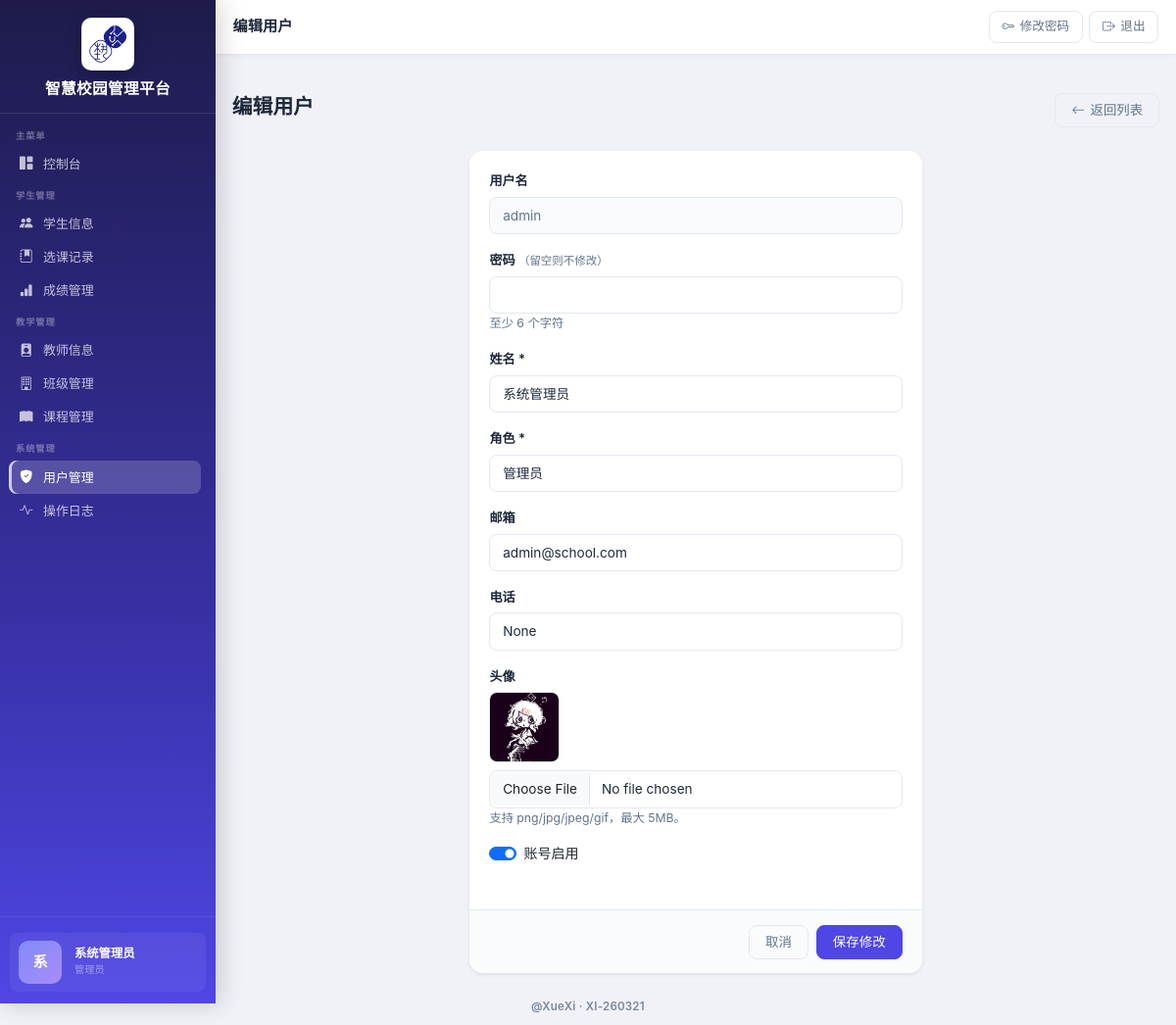
Page /users/edit/1 (signed in) on the committed database.
### app.py (models this page shows, shortened)
class User(db.Model):
    __tablename__ = "users"
    id = db.Column(db.Integer, primary_key=True)
    username = db.Column(db.String(50), unique=True, nullable=False)
    password = db.Column(db.String(255), nullable=False)
    full_name = db.Column(db.String(100), nullable=False)
    role = db.Column(db.String(20), nullable=False, default="student")  # admin, teacher, student
    email = db.Column(db.String(100))
    phone = db.Column(db.String(20))
    avatar = db.Column(db.String(255))
    is_active = db.Column(db.Boolean, default=True)
    created_at = db.Column(db.DateTime, default=datetime.utcnow)
    updated_at = db.Column(db.DateTime, default=datetime.utcnow, onupdate=datetime.utcnow)

### app.py (the view, shortened to what this page needs)
@app.route("/users/edit/<int:user_id>", methods=["GET", "POST"])
@role_required("admin")
def edit_user(user_id):
    user = User.query.get_or_404(user_id)
    return render_template("admin/user_form.html", user=user, action="edit")

### app.py (called while the page is built)
def role_required(*roles):
    def decorator(f):
        @wraps(f)
        def decorated_function(*args, **kwargs):
            user_id = session.get("user_id")
            if not user_id:
                flash("请先登录", "warning")
                return redirect(url_for("login"))
            user = User.query.get(user_id)
            if not user or not user.is_active:
                session.clear()
                flash("登录状态已失效，请重新登录", "warning")
                return redirect(url_for("login"))
            if user.role not in roles:
                flash("权限不足", "danger")
                return redirect(url_for("dashboard"))
            return f(*args, **kwargs)
        return decorated_function
    return decorator

@app.context_processor
def inject_role_flags():
    role = session.get("role")
    user_id = session.get("user_id")
    return {
        "is_counselor": role == "teacher" and _is_counselor(user_id)
    }

### templates/admin/user_form.html (shortened to what this page needs)
{% extends "base.html" %}
{% block page_title %}{% if action == 'edit' %}编辑用户{% else %}新增用户{% endif %}{% endblock %}
{% block content %}
<div class="page-header">
  <div><h1 class="page-title">{% if action == 'edit' %}编辑用户{% else %}新增用户{% endif %}</h1></div>
  <a href="{{ url_for('list_users') }}" class="btn btn-outline-secondary"><i class="bi bi-arrow-left"></i> 返回列表</a>
</div>
<div>
    <div class="row justify-content-center">
        <div class="col-md-6">
            <form method="post" enctype="multipart/form-data" class="card shadow-sm border-0">
                <div class="card-body">
                    <div class="mb-3">
                        <label class="form-label">用户名</label>
                        {% if action == 'edit' %}
                        <input class="form-control" type="text" value="{{ user.username }}" readonly style="background:#f8fafc;color:#64748b">
                        {% else %}
                        <input class="form-control" type="text" name="username" required>
                        {% endif %}
                    </div>
                    <div class="mb-3">
                        <label class="form-label">密码{% if action == 'edit' %} <small class="text-muted fw-normal">（留空则不修改）</small>{% else %} *{% endif %}</label>
                        <input class="form-control" type="password" name="password" {% if action != 'edit' %}required{% endif %}>
                        <small class="text-muted">至少 6 个字符</small>
                    </div>
                    <div class="mb-3">
                        <label class="form-label">姓名 *</label>
                        <input class="form-control" type="text" name="full_name" value="{{ user.full_name if user else '' }}" required>
                    </div>
                    <div class="mb-3">
                        <label class="form-label">角色 *</label>
                        <select class="form-select" name="role" required>
                            <option value="admin"   {% if user and user.role == 'admin'   %}selected{% endif %}>管理员</option>
                        </select>
                    </div>
                    <div class="mb-3">
                        <label class="form-label">邮箱</label>
                        <input class="form-control" type="email" name="email" value="{{ user.email if user else '' }}">
                    </div>
                    <div class="mb-3">
                        <label class="form-label">电话</label>
                        <input class="form-control" type="text" name="phone" value="{{ user.phone if user else '' }}">
                    </div>
                    <div class="mb-3">
                        <label class="form-label">头像</label>
                        {% if action == 'edit' and user.avatar %}
                        <div class="mb-2">
                            <img src="{{ url_for('static', filename='avatars/' ~ user.avatar) }}" alt="avatar" style="width:72px;height:72px;border-radius:8px;object-fit:cover;border:1px solid #e2e8f0">
                        </div>
                        {% endif %}
                        <input class="form-control" type="file" name="avatar" accept="image/*">
                        <small class="text-muted">支持 png/jpg/jpeg/gif，最大 5MB。</small>
                    </div>
                    {% if action == 'edit' %}
                    <div class="mb-4">
                        <div class="form-check form-switch">
                            <input class="form-check-input" type="checkbox" id="isActive" name="is_active" {% if user.is_active %}checked{% endif %}>
                            <label class="form-check-label" for="isActive">账号启用</label>
                        </div>
                    </div>
                    {% endif %}
                </div>
                <div class="card-footer d-flex justify-content-end gap-2">
                    <a class="btn btn-outline-secondary" href="{{ url_for('list_users') }}">取消</a>
                    <button class="btn btn-primary" type="submit">{% if action == 'edit' %}保存修改{% else %}新增{% endif %}</button>
                </div>
            </form>
        </div>
    </div>
</div>
{% endblock %}

### templates/base.html (shortened to what this page needs)
﻿<!DOCTYPE html>
<html lang="zh-CN">
<head>
  <link href="https://cdn.jsdelivr.net/npm/bootstrap@5.3.3/dist/css/bootstrap.min.css" rel="stylesheet">
  <link rel="stylesheet" href="https://cdn.jsdelivr.net/npm/bootstrap-icons@1.11.0/font/bootstrap-icons.css">
  <link rel="stylesheet" href="{{ url_for('static', filename='style.css') }}">
</head>
<body>
{% set auth_endpoints = ['login', 'forgot_password', 'reset_password_with_key', 'auth.login', 'auth.forgot_password', 'auth.reset_password_with_key'] %}
{% set show_app_shell = 'user_id' in session and (request.endpoint or '') not in auth_endpoints %}
{% if show_app_shell %}
<aside class="sidebar" id="sidebar">
  <div class="sidebar-brand">
    <div class="brand-logo">
      <img src="{{ url_for('static', filename='images/logo.png') }}" alt="JY Logo">
    </div>
    <div class="brand-name">智慧校园管理平台</div>
  </div>
  <nav class="sidebar-nav" id="sidebarNav">
    <div class="sidebar-section">
      <div class="sidebar-section-label">主菜单</div>
      <a class="sidebar-link {% if request.endpoint == 'dashboard' %}active{% endif %}"
         href="{{ url_for('dashboard') }}">
        <i class="bi bi-grid-1x2-fill nav-icon"></i> 控制台
      </a>
    </div>
    <div class="sidebar-section">
      <div class="sidebar-section-label">学生管理</div>
      {% if session.role != 'teacher' or is_counselor %}
      <a class="sidebar-link {% if 'student' in (request.endpoint or '') and 'score' not in (request.endpoint or '') %}active{% endif %}"
         href="{{ url_for('list_students') }}">
        <i class="bi bi-people-fill nav-icon"></i> {% if session.role == 'student' %}我的信息{% else %}学生信息{% endif %}
      </a>
      {% if session.role != 'student' %}
      <a class="sidebar-link {% if 'enrollment' in (request.endpoint or '') %}active{% endif %}"
         href="{{ url_for('list_enrollments') }}">
        <i class="bi bi-journal-bookmark-fill nav-icon"></i> 选课记录
      </a>
      {% endif %}
      {% endif %}
      <a class="sidebar-link {% if 'score' in (request.endpoint or '') %}active{% endif %}"
         href="{{ url_for('list_scores') }}">
        <i class="bi bi-bar-chart-fill nav-icon"></i> 成绩管理
      </a>
    </div>
    {% if session.role in ['admin', 'teacher'] %}
    <div class="sidebar-section">
      <div class="sidebar-section-label">教学管理</div>
      <a class="sidebar-link {% if 'teacher' in (request.endpoint or '') %}active{% endif %}"
         href="{{ url_for('list_teachers') }}">
        <i class="bi bi-person-badge-fill nav-icon"></i> 教师信息
      </a>
      {% if session.role == 'admin' or (session.role == 'teacher' and is_counselor) %}
      <a class="sidebar-link {% if 'class' in (request.endpoint or '') %}active{% endif %}"
         href="{{ url_for('list_classes') }}">
        <i class="bi bi-building nav-icon"></i> 班级管理
      </a>
      {% endif %}
      <a class="sidebar-link {% if 'course' in (request.endpoint or '') %}active{% endif %}"
         href="{{ url_for('list_courses') }}">
        <i class="bi bi-book-fill nav-icon"></i> 课程管理
      </a>
    </div>
    {% endif %}
    {% if session.role == 'admin' %}
    <div class="sidebar-section">
      <div class="sidebar-section-label">系统管理</div>
      <a class="sidebar-link {% if 'user' in (request.endpoint or '') %}active{% endif %}"
         href="{{ url_for('list_users') }}">
        <i class="bi bi-shield-fill-check nav-icon"></i> 用户管理
      </a>
      <a class="sidebar-link {% if request.endpoint == 'list_ops_log' %}active{% endif %}"
         href="{{ url_for('list_ops_log') }}">
        <i class="bi bi-activity nav-icon"></i> 操作日志
      </a>
    </div>
    {% endif %}
  </nav>
  <div class="sidebar-footer">
    <div class="sidebar-user">
      <div class="sidebar-user-avatar" id="sidebarAvatar" style="cursor:pointer" title="点击更换头像">
        {% if session.get('avatar') %}
          <img src="{{ url_for('static', filename='avatars/' ~ session.avatar) }}" alt="avatar" style="width:48px;height:48px;border-radius:8px;object-fit:cover">
        {% else %}
          {{ (session.full_name or session.username or '?')[0] | upper }}
        {% endif %}
      </div>
      <div class="sidebar-user-info">
        <div class="u-name">{{ session.full_name or session.username }}</div>
        <div class="u-role">
          {% if session.role == 'admin' %}管理员
          {% elif session.role == 'teacher' %}教师
          {% else %}学生{% endif %}
        </div>
      </div>
    </div>
  </div>
</aside>
<header class="topbar">
  <div class="topbar-title">{% block page_title %}{% endblock %}</div>
  <div class="topbar-actions">
    <a href="{{ url_for('change_password') }}" class="topbar-btn d-none d-md-inline-flex">
      <i class="bi bi-key"></i> 修改密码
    </a>
    <a href="{{ url_for('logout') }}" class="topbar-btn btn-exit js-logout-trigger" aria-label="退出登录">
      <i class="bi bi-box-arrow-right"></i> 退出
    </a>
  </div>
</header>
<main class="main-content">
  <div class="page-container">
{% else %}
<main>
{% endif %}
{% block content %}{% endblock %}
{% if show_app_shell %}
  </div>
</main>
{% else %}
</main>
{% endif %}
<div class="global-signature">@XueXi · XI-260321</div>
</body>
</html>

### rows in the picture
User: full_name "系统管理员", username "admin", role "管理员", email "admin@school.com", phone "None", avatar (picture), is_active "☑"

### other values in the picture
{{ (session.full_name or session.username or '?')[0] | upper }} "系"
